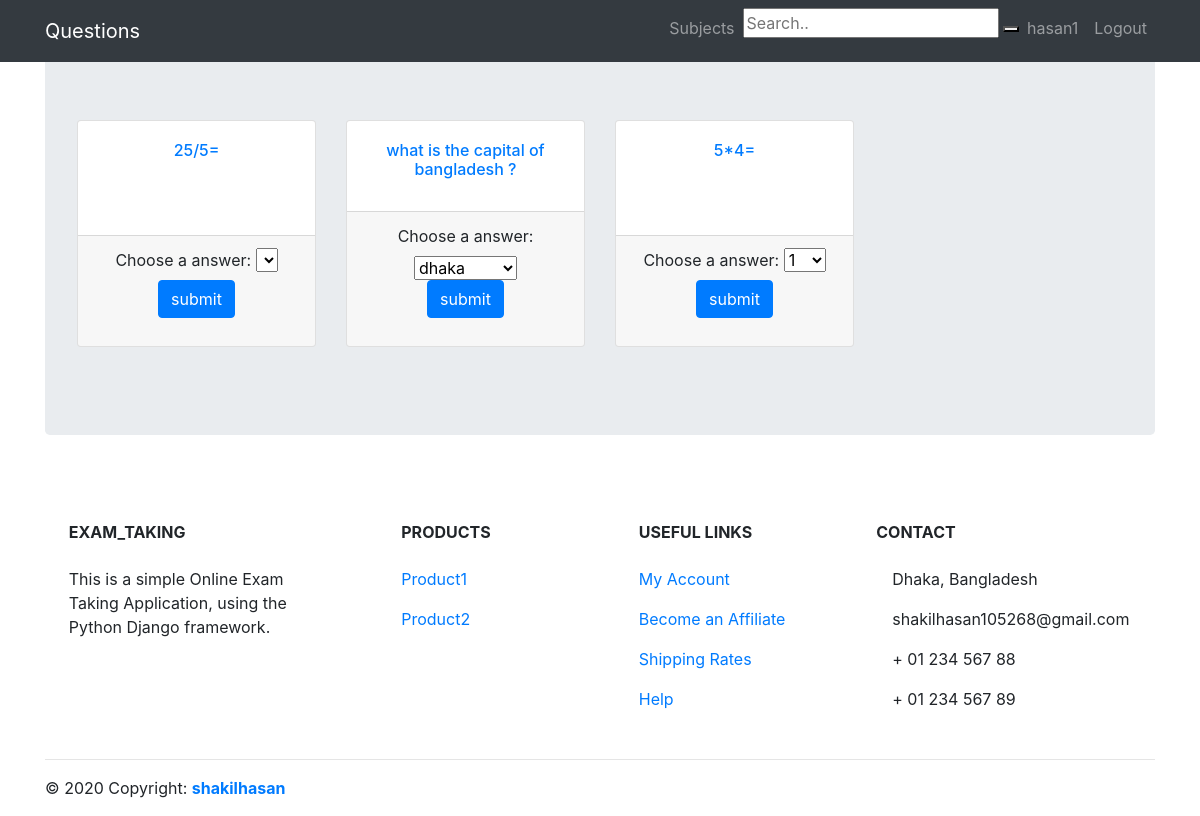
The app's page / (signed in), older data.
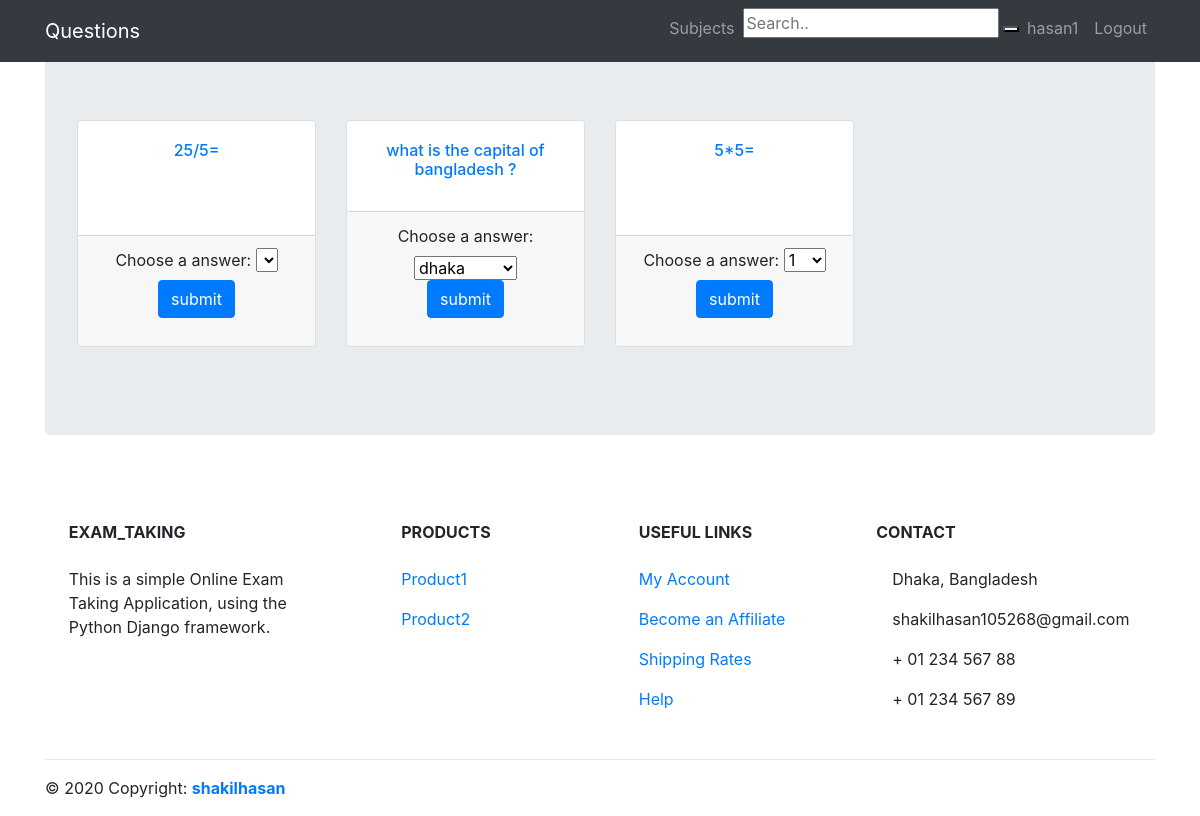
The same page, newer data.
### exam/models.py (models this page shows, shortened)
class Question(models.Model):
    name = models.CharField(max_length=100, null=True)
    subject = models.ForeignKey(Subject, related_name="subjects", on_delete=models.CASCADE, null=True)
    select = models.BooleanField(default=False)

### exam/views.py (the view)
# urls.py: path('', views.question_home, name= 'question_home'),
@login_required(login_url='/login/')
def question_home(request):
    template = loader.get_template('exam/question_home.html')
    if request.method == 'POST':
        question = Question.objects.filter(name__contains=request.POST.get('search'));
    else:
        question = Question.objects.order_by('?')
    choices = Choice.objects.order_by('?')
    context = { 'question' : question , 'choices':choices }
    return HttpResponse(template.render(context, request))

### exam/templates/exam/question_home.html (shortened to what this page needs)
{% extends 'base.html' %}
{% load static %}
{% block content %}
<div class="row text-center">
{% if user.is_authenticated %}
{% if not user.is_superuser %}
{% for question in question %}
  {% if question.select %}
  <div class="col-lg-3 col-md-6 mb-4">
    <div class="card h-100">
      <div class="card-body">
        <a  class="card-title" href="#" ><h6 class="card-title">{{ question.name }}</h6></a>
      </div>
      <div class="card-footer">
        <form  method="post" action="/submission_add/">
            <label for="choice" name="choice">Choose a answer:</label>
            <select id="choice" name="choice" >
              {% for choice in choices %}
              {% if choice.question == question %}
              <option value={{ choice.id }}>{{ choice.name }}</option>
              {% endif %}
              {% endfor %}
          </select><br>
            <input type="submit" name="submit" value="submit" class="btn btn-primary"><br>
        </form>
      </div>
    </div>
  </div>
  {% endif %}
{% endfor %}
{% endif %}
{% endif %}
</div>
{% endblock %}

Row changes from the older to the newer data that the page shows:
changed Question (number 3 of 3 on the later page): name "5*4=" → "5*5="
